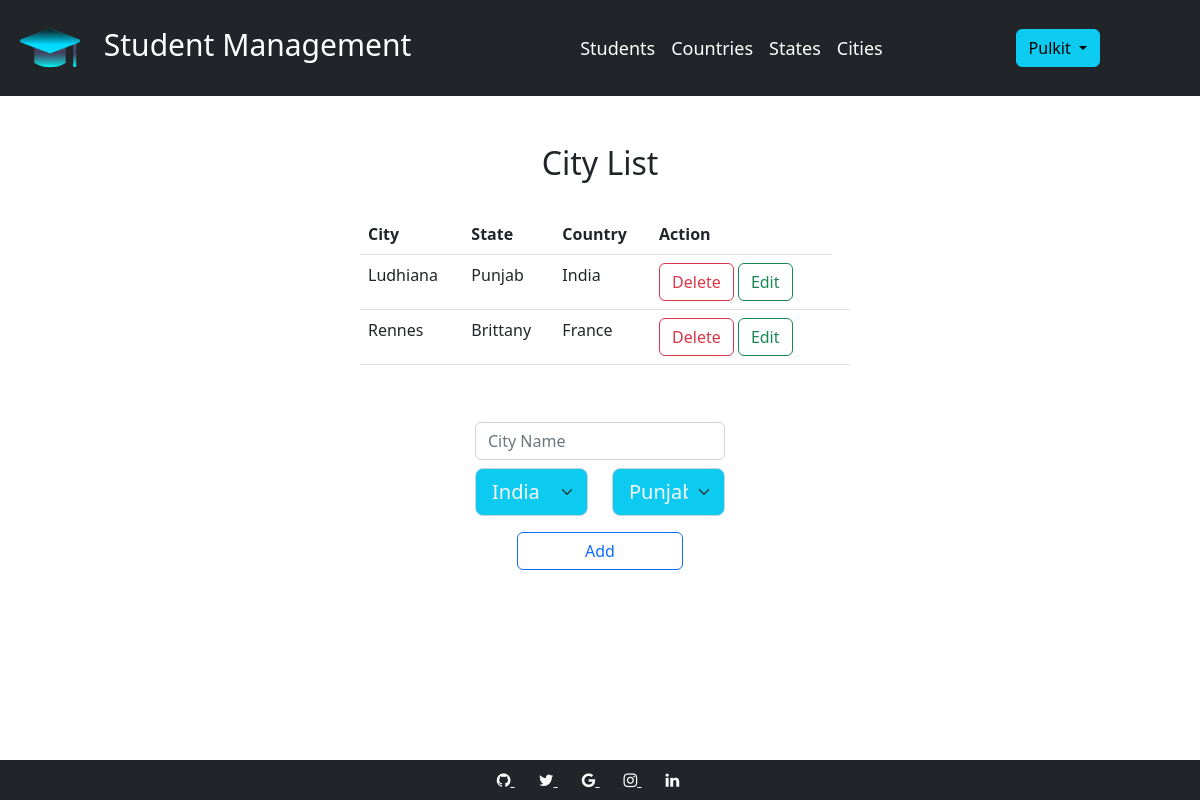
The app's page /all_cities (signed in) with its own data.
### models.py (models this page shows, shortened)
class City(db.Model):
    __tablename__ = "city"
    id = db.Column(db.Integer, primary_key=True)
    name = db.Column(db.String(100))
    state_id = db.Column(db.Integer, db.ForeignKey('state.id'))
    state = db.relationship('State')
    country_id = db.Column(db.Integer, db.ForeignKey('country.id'))
    country = db.relationship('Country')

class State(db.Model):
    __tablename__ = "state"
    id = db.Column(db.Integer, primary_key=True)
    name = db.Column(db.String(100))
    country_id = db.Column(db.Integer, db.ForeignKey('country.id'))
    country = db.relationship('Country')

class Country(db.Model):
    __tablename__ = "country"
    id = db.Column(db.Integer, primary_key=True)
    name = db.Column(db.String(100))

### app.py (the view)
@app.route('/all_cities')
def all_cities():
    form = Form()
    form.country.choices = [(country.id, country.name) for country in Country.query.all()]
    form.state.choices = [(state.id, state.name) for state in State.query.all()]
    if 'username' in session:
        return render_template(templates.show_city_list, cities=City.query.all(), form=form)
    return render_template(templates.login)

### forms.py
class Form(FlaskForm):
    country = SelectField('country', choices=[('', 'Select Country')], validators=[data_required()])
    state = SelectField('state', choices=[('', 'Select State')], validators=[data_required()])
    city = SelectField('city', choices=[('', 'Select City')], validators=[data_required()])
    standard = SelectField('standard', choices=[''], validators=[data_required()])
    section = SelectField('section', choices=[''], validators=[data_required()])

### templates/show_city_list.html (shortened to what this page needs)
{%extends "skel.html"%}
{%block content%}
<br>
<br>
<h2 style="text-align:center">City List</h2>
<br>
<div style="width:500px; margin:auto" class="d-grid gap-2 col-6 mx-auto">
    <div style="overflow-y:scroll; height:200px; margin-left:10px">
        <table class="table table-hover" id="tb">
            <thead>
            <tr>
                <th>City</th>
                <th>State</th>
                <th>Country</th>
                <th>Action</th>
            </tr>
            </thead>
            <tbody>
            {% for city in cities %}
            <tr>
                <td>{{ city.name }}</td>
                <td>{{ city.state.name }}</td>
                <td>{{ city.country.name }}</td>
                <td>
                    <button type="button" id="del" class="btn btn-outline-danger" onclick="del({{city.id}})"
                             data-target=".bd-example-modal-sm">Delete
                    </button>
                    <button type="button" class="btn btn-outline-success"
                            onclick="location.href='{{url_for('update_city', city_id = city.id)}}'">Edit
                    </button>
                </td>
                <td>
                </td>
            </tr>
            {% endfor %}
            </tbody>
        </table>
    </div>
    <div class="d-grid gap-2 col-12 mx-auto" >
        <div class="d-grid gap-2 col-6 mx-auto">
            <form action="{{url_for('add_city')}}" method="POST">
                <div class="d-grid gap-2 col-12 mx-auto">
                    <div class="row">
                        <div class="col">
                            <input type="text" class="form-control" placeholder="City Name" name="name" required>
                        </div>
                    </div>
                    <div class="row">
                        <div class="col">
                            {{form.country(class="form-select form-select-lg mb-3 bg-info text-light")}}
                        </div>
                        <div class="col">
                            {{form.state(class="form-select form-select-lg mb-3 bg-info text-light")}}
                        </div>
                    </div>
                </div>
                <div class="d-grid col-8 mx-auto">
                    <button type="submit" class="btn btn-outline-primary">Add</button>
                </div>
            </form>
        </div>
    </div>
</div>
{%endblock%}

### records on screen
City: name "Ludhiana", state.name "Punjab", country.name "India"
City: name "Rennes", state.name "Brittany", country.name "France"

### other values on screen
{{ session.username.capitalize() }} "Pulkit"
